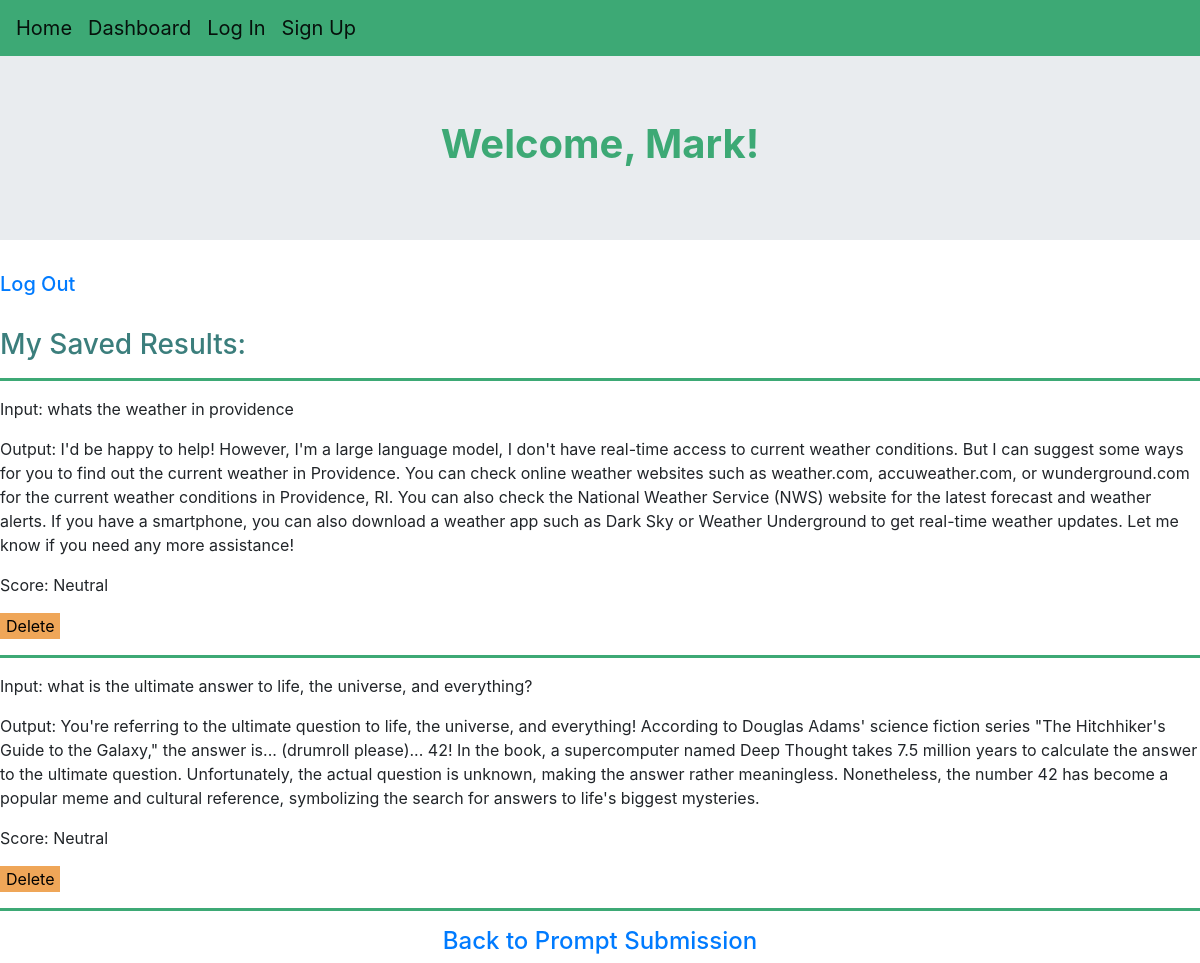
Page /dashboard (signed in) on the earlier database version.
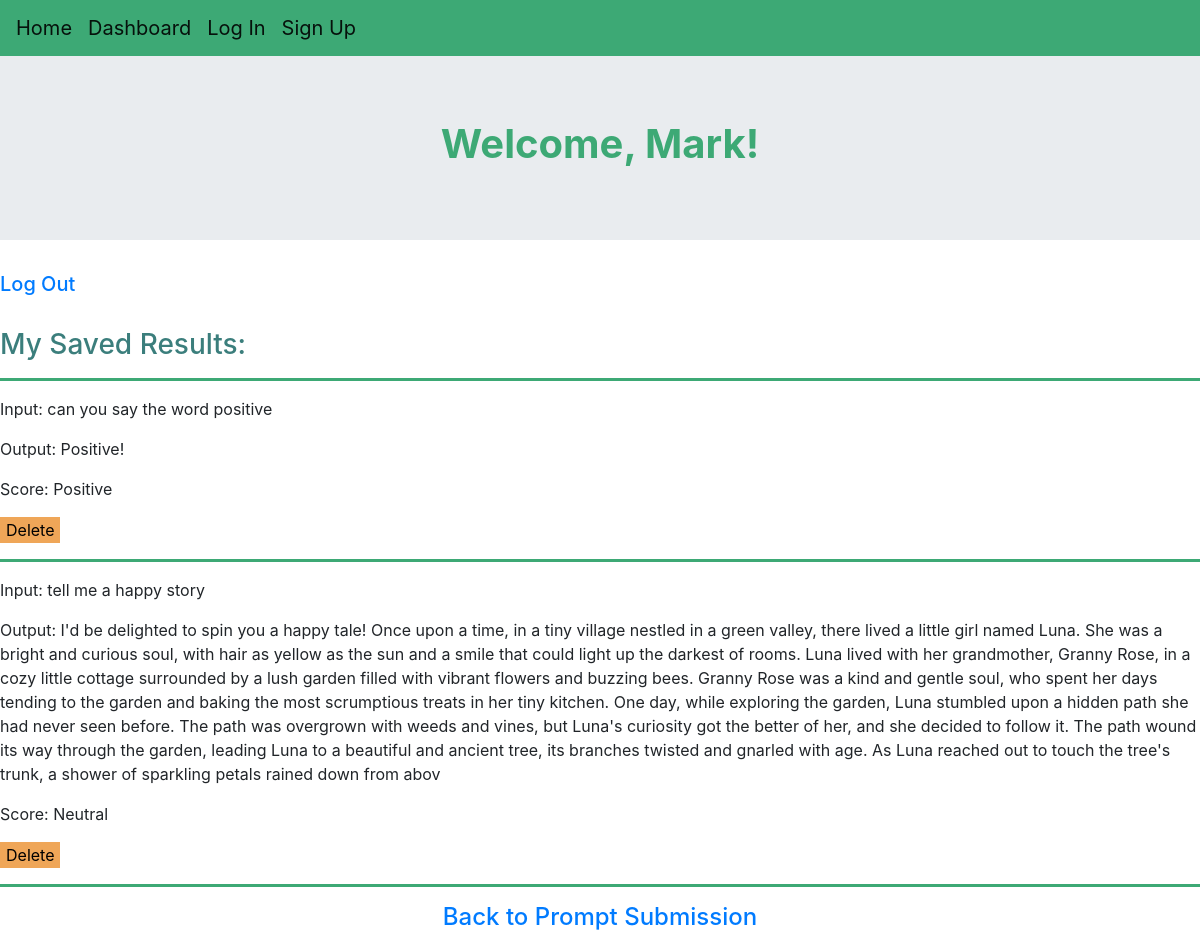
Same page on the later database version.
### app.py (models this page shows)
class User(db.Model, UserMixin):
     id = db.Column(db.Integer, primary_key=True)
     username = db.Column(db.String(20), nullable=False, unique=True)
     password = db.Column(db.String(80), nullable=False)

class Prompts(db.Model):
     id = db.Column(db.Integer, primary_key=True)
     user = db.Column(db.String)
     input = db.Column(db.String(1000), nullable=False, unique=False)
     output = db.Column(db.String(1000), nullable=False)
     overall = db.Column(db.Integer)

### app.py (the view)
@app.route('/dashboard', methods=["POST", "GET"])
@login_required
def dashboard():
    finalUserPrompts = []
    userPrompts = Prompts.query.filter_by(user = session['user']).all()
    for entry in userPrompts:
        prompt = {}
        prompt["Search"] = entry.id
        prompt["Input"] = entry.input
        prompt["Output"] = entry.output
        if entry.overall == 1:
            prompt["Score"] = "Positive"
        elif entry.overall == 2:
            prompt["Score"] = "Neutral"
        else:
             prompt["Score"] = "Negative"
        finalUserPrompts.append(prompt)
    return render_template('dashboard.html', userPrompts = finalUserPrompts)

### app.py (called while the page is built)
@login_manager.user_loader
def load_user(user_id):
     return User.query.get(int(user_id))

### templates/dashboard.html
{% extends "index.html" %}
{% block content %}
<div class="jumbotron jumbotron-fluid">
    <center><h1>Welcome, {{ current_user.username }}!</h1></center>
</div>
<h5><a href="{{ url_for('logout') }}">Log Out</a></h5><br>
<h3>My Saved Results:</h3>
{% for prompt in userPrompts%}
    <hr>
    {% for key, value in prompt.items() %}
        {% if key == 'Search' %}
            <p> </p>
        {% else %}
            <p>{{ key }}: {{ value }}</p>
        {% endif %}
    {% endfor %}
        <form action="{{ url_for('delete', id=prompt["Search"]) }}">
        <button class='deletebutton'; type="submit">Delete</button>
        </form>
{% endfor %}
<hr>
<center><h4><a href="{{ url_for('hello') }}">Back to Prompt Submission</a></h4></center>
{% endblock %}

### templates/index.html (shortened to what this page needs)
<!DOCTYPE html>
<html lang="en">
<head>
    <link rel="stylesheet" href="https://cdn.jsdelivr.net/npm/bootstrap@4.6.2/dist/css/bootstrap.min.css">
    <link rel= "stylesheet" type= "text/css" href= "{{ url_for('static',filename='styles/main.css') }}">
    <nav class="navbar navbar-expand-md navbar-light" style="background-color: #3da975;">
        <a class="navbar-brand" href="{{ url_for('hello') }}">Home</a>
        <a class="navbar-brand" href="{{ url_for('dashboard') }}">Dashboard</a>
        <a class="navbar-brand" href="{{ url_for('login') }}">Log In</a>
        <a class="navbar-brand" href="{{ url_for('register') }}">Sign Up</a>
    </nav>
</head>
<body>
    {% block content %}
    {% endblock %}
</body>
</html>

### static/styles/main.css (style rules this page uses)
h1 { color: #3da975; font-weight: bold; }
h3 { color: #3b7e7c; }
hr { border-width: 3px; border-color: #3da975; }
.deletebutton { border: none; background-color: rgb(239, 166, 88); }

Differences in the rows shown:
removed Prompts: key "Input", input "whats the weather in providence", key "Output", output "I'd be happy to help! However, I'm a large language model, I don't have real-time access to current weather conditions. But I can suggest some ways for you to find out the current weather in Providence. You can check online weather websites such as weather.com, accuweather.com, or wunderground.com for the current weather conditions in Providence, RI. You can also check the National Weather Service (NWS) website for the latest forecast and weather alerts. If you have a smartphone, you can also download a weather app such as Dark Sky or Weather Underground to get real-time weather updates. Let me know if you need any more assistance!", prompt "Score", prompt "Neutral"
removed Prompts: key "Input", input "what is the ultimate answer to life, the universe, and everything?", key "Output", output "You're referring to the ultimate question to life, the universe, and everything! According to Douglas Adams' science fiction series \"The Hitchhiker's Guide to the Galaxy,\" the answer is... (drumroll please)... 42! In the book, a supercomputer named Deep Thought takes 7.5 million years to calculate the answer to the ultimate question. Unfortunately, the actual question is unknown, making the answer rather meaningless. Nonetheless, the number 42 has become a popular meme and cultural reference, symbolizing the search for answers to life's biggest mysteries.", prompt "Score", prompt "Neutral"
added Prompts: key "Input", input "can you say the word positive", key "Output", output "Positive!", prompt "Score", prompt "Positive"
added Prompts: key "Input", input "tell me a happy story", key "Output", output "I'd be delighted to spin you a happy tale! Once upon a time, in a tiny village nestled in a green valley, there lived a little girl named Luna. She was a bright and curious soul, with hair as yellow as the sun and a smile that could light up the darkest of rooms. Luna lived with her grandmother, Granny Rose, in a cozy little cottage surrounded by a lush garden filled with vibrant flowers and buzzing bees. Granny Rose was a kind and gentle soul, who spent her days tending to the garden and baking the most scrumptious treats in her tiny kitchen. One day, while exploring the garden, Luna stumbled upon a hidden path she had never seen before. The path was overgrown with weeds and vines, but…", prompt "Score", prompt "Neutral"
